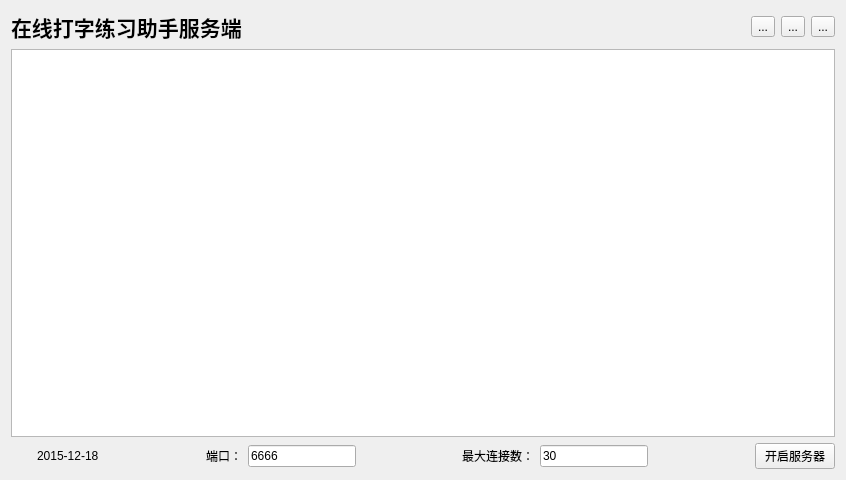
<?xml version="1.0" encoding="UTF-8"?>
<ui version="4.0">
 <class>Widget</class>
 <widget class="QWidget" name="Widget">
  <property name="geometry">
   <rect>
    <x>0</x>
    <y>0</y>
    <width>846</width>
    <height>480</height>
   </rect>
  </property>
  <property name="windowTitle">
   <string>Widget</string>
  </property>
  <property name="styleSheet">
   <string notr="true">.Widget{		
	background-color: rgb(170, 170, 255);
}
</string>
  </property>
  <layout class="QGridLayout" name="gridLayout">
   <item row="0" column="0">
    <layout class="QVBoxLayout" name="verticalLayout">
     <item>
      <layout class="QHBoxLayout" name="horizontalLayout_2">
       <item>
        <widget class="QLabel" name="labelTitle">
         <property name="font">
          <font>
           <family>隶书</family>
           <pointsize>16</pointsize>
           <weight>75</weight>
           <bold>true</bold>
          </font>
         </property>
         <property name="text">
          <string>在线打字练习助手服务端</string>
         </property>
        </widget>
       </item>
       <item>
        <spacer name="horizontalSpacer_2">
         <property name="orientation">
          <enum>Qt::Horizontal</enum>
         </property>
         <property name="sizeHint" stdset="0">
          <size>
           <width>40</width>
           <height>20</height>
          </size>
         </property>
        </spacer>
       </item>
       <item>
        <widget class="QToolButton" name="minButton">
         <property name="text">
          <string>...</string>
         </property>
        </widget>
       </item>
       <item>
        <widget class="QToolButton" name="maxButton">
         <property name="text">
          <string>...</string>
         </property>
        </widget>
       </item>
       <item>
        <widget class="QToolButton" name="closeButton">
         <property name="text">
          <string>...</string>
         </property>
        </widget>
       </item>
      </layout>
     </item>
     <item>
      <widget class="QTableWidget" name="tableWidget"/>
     </item>
     <item>
      <layout class="QHBoxLayout" name="horizontalLayout">
       <item>
        <widget class="QLabel" name="labelOnlineStatus">
         <property name="styleSheet">
          <string notr="true">.QLabel{
	color: rgb(255, 255, 255);
}</string>
         </property>
         <property name="text">
          <string/>
         </property>
        </widget>
       </item>
       <item>
        <spacer name="horizontalSpacer">
         <property name="orientation">
          <enum>Qt::Horizontal</enum>
         </property>
         <property name="sizeType">
          <enum>QSizePolicy::Fixed</enum>
         </property>
         <property name="sizeHint" stdset="0">
          <size>
           <width>13</width>
           <height>20</height>
          </size>
         </property>
        </spacer>
       </item>
       <item>
        <widget class="QLabel" name="labelInfo">
         <property name="text">
          <string>2015-12-18</string>
         </property>
        </widget>
       </item>
       <item>
        <spacer name="horizontalSpacer_3">
         <property name="orientation">
          <enum>Qt::Horizontal</enum>
         </property>
         <property name="sizeHint" stdset="0">
          <size>
           <width>40</width>
           <height>20</height>
          </size>
         </property>
        </spacer>
       </item>
       <item>
        <widget class="QLabel" name="label">
         <property name="text">
          <string>端口：</string>
         </property>
        </widget>
       </item>
       <item>
        <widget class="QLineEdit" name="lineEditPort">
         <property name="sizePolicy">
          <sizepolicy hsizetype="Fixed" vsizetype="Fixed">
           <horstretch>0</horstretch>
           <verstretch>0</verstretch>
          </sizepolicy>
         </property>
         <property name="text">
          <string>6666</string>
         </property>
        </widget>
       </item>
       <item>
        <spacer name="horizontalSpacer_6">
         <property name="orientation">
          <enum>Qt::Horizontal</enum>
         </property>
         <property name="sizeHint" stdset="0">
          <size>
           <width>40</width>
           <height>20</height>
          </size>
         </property>
        </spacer>
       </item>
       <item>
        <widget class="QLabel" name="label_2">
         <property name="text">
          <string>最大连接数：</string>
         </property>
        </widget>
       </item>
       <item>
        <widget class="QLineEdit" name="lineEditMaxConnect">
         <property name="sizePolicy">
          <sizepolicy hsizetype="Fixed" vsizetype="Fixed">
           <horstretch>0</horstretch>
           <verstretch>0</verstretch>
          </sizepolicy>
         </property>
         <property name="text">
          <string>30</string>
         </property>
        </widget>
       </item>
       <item>
        <spacer name="horizontalSpacer_5">
         <property name="orientation">
          <enum>Qt::Horizontal</enum>
         </property>
         <property name="sizeHint" stdset="0">
          <size>
           <width>40</width>
           <height>20</height>
          </size>
         </property>
        </spacer>
       </item>
       <item>
        <widget class="QPushButton" name="createServerButton">
         <property name="text">
          <string>开启服务器</string>
         </property>
        </widget>
       </item>
      </layout>
     </item>
    </layout>
   </item>
  </layout>
 </widget>
 <layoutdefault spacing="6" margin="11"/>
 <resources/>
 <connections/>
</ui>
